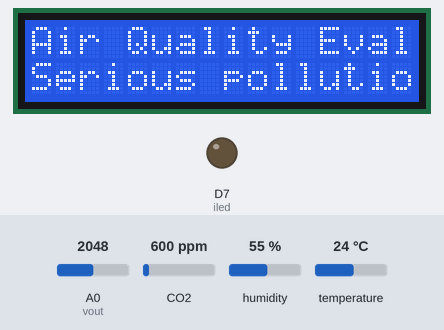
Bench run of a sketch on a simulated Particle Photon. Shown: 16×2 character LCD, output pins drawn as LEDs (lit = HIGH). Inputs (shaded band) come from the test bench; at power-on: A0 (vout) = 2048, CO2 600 ppm, humidity 55 %, temperature 24 °C.

Above: at 18.5 s.
18.6 s: A0 (vout) set to 2866
At 26.9 s:
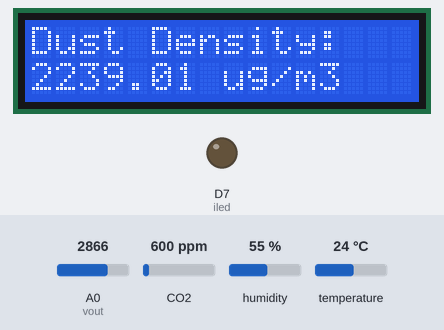
32.4 s: CO2 set to 452 ppm
At 40.8 s:
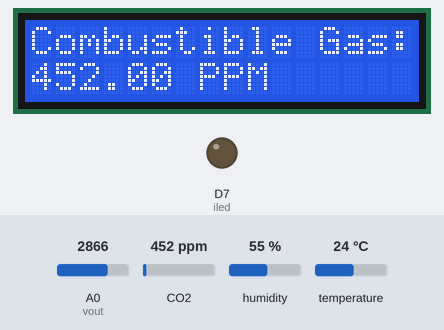
46.2 s: humidity set to 22 %
At 54.7 s:
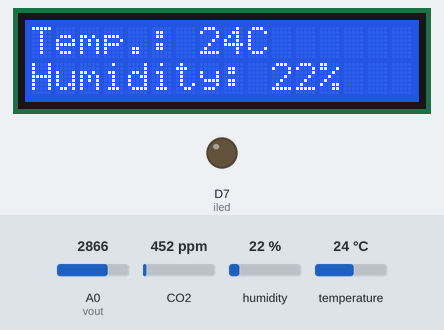
60.0 s: temperature set to 12 °C
At 71.0 s:
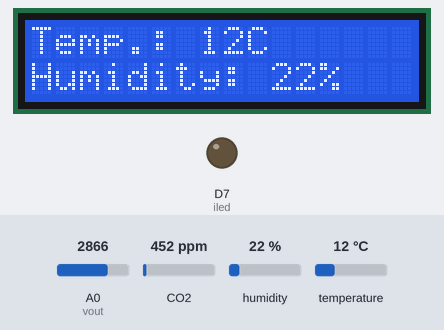
74.0 s: humidity set to 40 %
At 87.4 s:
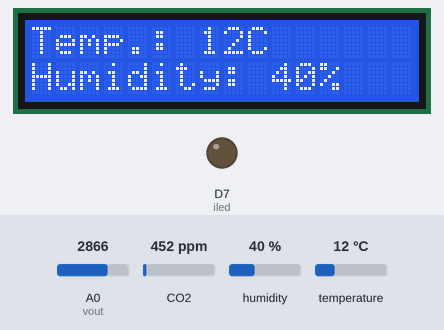
Timing chart, 0 to 88.8 s (numbered marks = the images above; inputs shaded):
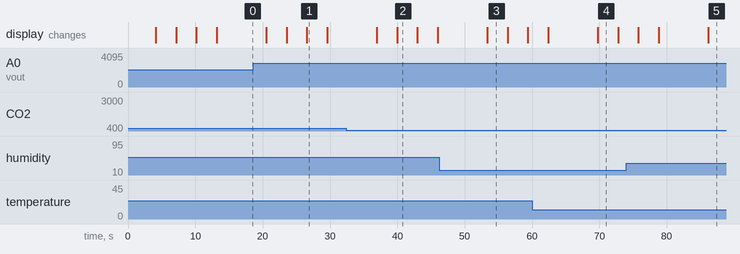

The sketch:

AQD.ino
```cpp
// This #include statement was automatically added by the Particle IDE.
#include <ThingSpeak.h>

// This #include statement was automatically added by the Particle IDE.
#include <LiquidCrystal.h>

// This #include statement was automatically added by the Particle IDE.

#include <Adafruit_Sensor.h>

#include <DHT.h>
#include <DHT_U.h>


// This #include statement was automatically added by the Particle IDE.
#include <MQ135.h>


 // system defines
#define DHTTYPE  DHT22              // Sensor type DHT11/21/22/AM2301/AM2302
#define DHTPIN   D1                 // Digital pin for communications
#define DHT_SAMPLE_INTERVAL   2000  // Sample every two seconds
#define MQ_AD A1


MQ135 mq135_sensor = MQ135(MQ_AD);
float correctedPPM;
float temperature = 0;
float humidity = 0;


DHT_Unified dht(DHTPIN, DHTTYPE);

//-----------------------Dust------------------------------
#define        COV_RATIO                       0.2            //ug/mmm / mv
#define        NO_DUST_VOLTAGE                 40            //mv
#define        SYS_VOLTAGE                     500


/*
I/O define
*/
#define iled  D7                                            //drive the led of sensor
#define vout  A0                                            //analog input

/*
variable
*/
float density, voltage;
int   adcvalue;


LiquidCrystal lcd(D6,D5,D4,D3,D2,D0);


//----------------Thingspeak-----------
unsigned long myChannelNumber = 270848;
const char * myWriteAPIKey = "XLFA96URI44MF5GN";
TCPClient client;

void setup() {

  pinMode(MQ_AD, INPUT);
  dht.begin();


 //-----------------------dust-----------

   pinMode(iled, OUTPUT);
    digitalWrite(iled,LOW);


 //-----------LCD-----------
  lcd.begin(16, 2);
  lcd.clear();

  //-----------LCD-----------


ThingSpeak.begin(client);

}

void loop() {

dhtCode();
mqCode();
dustCode();
show();
pubData();


}

void mqCode(){

 correctedPPM = mq135_sensor.getCorrectedPPM(temperature, humidity);

 Particle.publish("CPPM: ", String(correctedPPM));

  delay(1000);

}


void dhtCode(){

  delay(2000);

  sensors_event_t event;
  dht.temperature().getEvent(&event);
  float t = event.temperature;
  dht.humidity().getEvent(&event);
  float h = event.relative_humidity;

  //if (!(t == 0 && h == 0)){
      temperature = t;
   humidity = h;
 // }


  Particle.publish("T: ", String(temperature));
  Particle.publish("H: ", String(humidity));


}


int Filter(int m)
{
  static int flag_first = 0, _buff[10], sum;
  const int _buff_max = 10;
  int i;

  if(flag_first == 0)
  {
    flag_first = 1;

    for(i = 0, sum = 0; i < _buff_max; i++)
    {
      _buff[i] = m;
      sum += _buff[i];
    }
    return m;
  }
  else
  {
    sum -= _buff[0];
    for(i = 0; i < (_buff_max - 1); i++)
    {
      _buff[i] = _buff[i + 1];
    }
    _buff[9] = m;
    sum += _buff[9];

    i = sum / 10.0;
    return i;
  }
}

void dustCode(){
   /*
  get adcvalue
  */
  digitalWrite(iled, HIGH);
  delayMicroseconds(280);
  adcvalue = analogRead(vout);
  delayMicroseconds(40);
  digitalWrite(iled, LOW);
  //Particle.publish("adcvalue: ", String(adcvalue));

adcvalue = Filter(adcvalue);
//Particle.publish("adcvalue2: ", String(adcvalue));

  /*
  convert voltage (mv)
  */
  voltage = (SYS_VOLTAGE / 1024.0) * adcvalue * 11;

  /*
  voltage to density
  */
  if(voltage >= NO_DUST_VOLTAGE)
  {
    voltage -= NO_DUST_VOLTAGE;

    density = voltage * COV_RATIO;

    density -= 40;
    //density = density * 100;
  }
  else
    density = 0;


Particle.publish("Dust: ", String(density));


  delay(1000);

}


void showTH(){
    int t1 = (int) temperature;
    int h1 = (int) humidity;
    lcd.clear();
  lcd.print("Temp.: ");
  lcd.print(t1);
  lcd.print("C");
  lcd.setCursor(0,1);
  lcd.print("Humidity: ");
  lcd.print(h1);
  lcd.print("%");
  delay(3000);

}

void showDust(){
    lcd.clear();
  lcd.print("Dust Density:");
  lcd.setCursor(0,1);
  lcd.print(density);
  lcd.print(" ug/m3");
  delay(3000);
   lcd.clear();
   lcd.print("Air Quality Eval");
   lcd.setCursor(0,1);
  if (density < 35){
    lcd.print("Excellent");
  }
  else if (density < 75){
      lcd.print("Average");
  }
  else if (density < 120){
      lcd.print("Light pollution");
  }
  else if (density < 150){
      lcd.print("Moderate pollution");
  }
  else if (density < 250){
      lcd.print("Heavy pollution");
  }
  else{
      lcd.print("Serious pollution");
  }

}

void showGas(){
    lcd.clear();
    lcd.print("Combustible Gas:");
    lcd.setCursor(0,1);
    lcd.print(correctedPPM);
  lcd.print(" PPM");
  delay(3000);
}

void show(){
    showTH();
    showGas();
    showDust();

}

void pubData(){
   ThingSpeak.setField(1,temperature);
   ThingSpeak.setField(2,humidity);
   ThingSpeak.setField(3,density);
   ThingSpeak.setField(4,correctedPPM);
   // Write the fields that you've set all at once.
  ThingSpeak.writeFields(myChannelNumber, myWriteAPIKey);

  delay(3000); // ThingSpeak will only accept updates every 15 seconds.

}
```

Measured:
- what the display in image 1 shows lasts 3.0 s, from 26.6 s to 29.6 s
